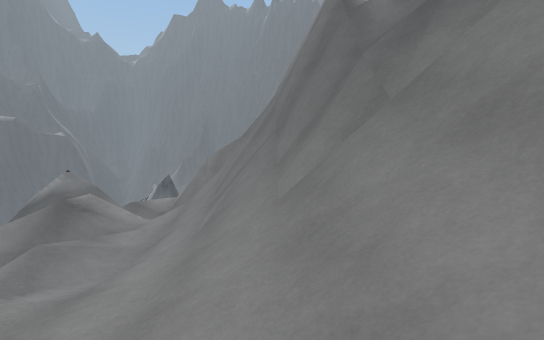
View 1 (above)

23 first-person views from a walk through a 3-D level made in the Unity game engine. The camera is 1.4 m above the floor, tilts 6° down and sees 80° across. The floor is counted in squares, 2 m on a side. Each view is taken from the middle of a square. On the plan, view 1 faces up. The plan holds only what a view shows up to about 10 squares ahead; the rest is blank. The place goes on beyond the plan. The player is left out.

View 2
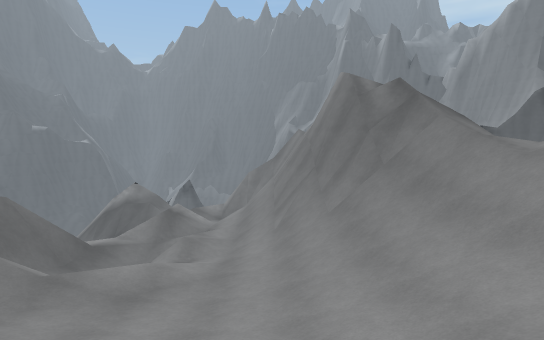

View 3
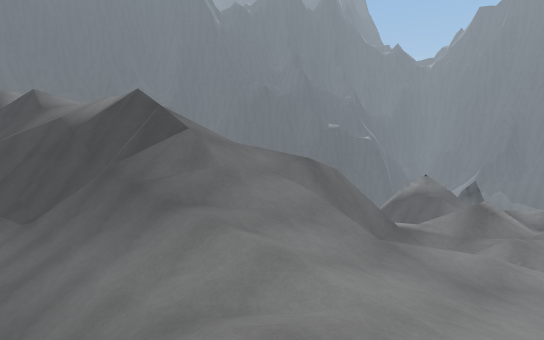

View 4
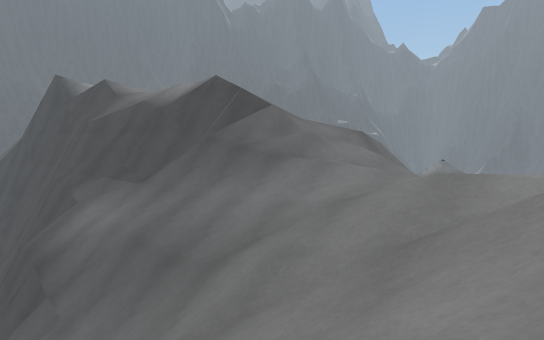

View 5
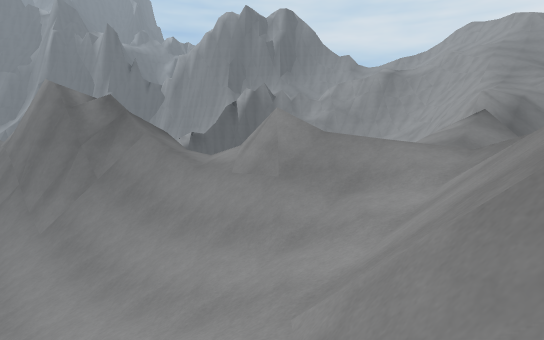

View 6
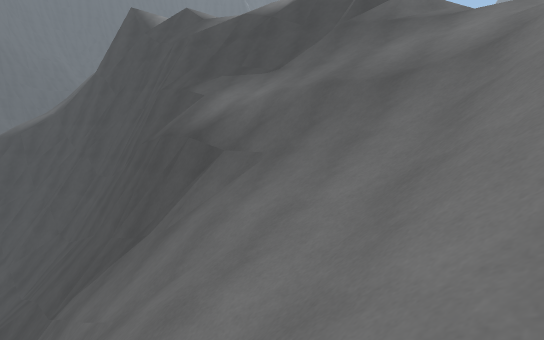

View 7
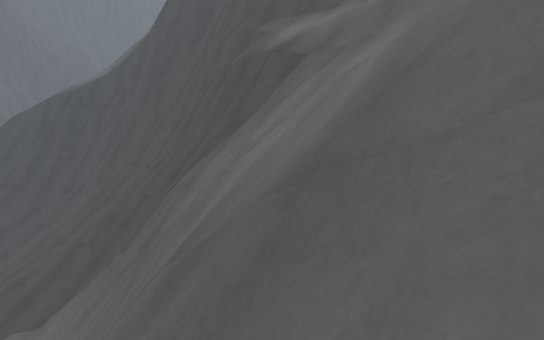

View 8
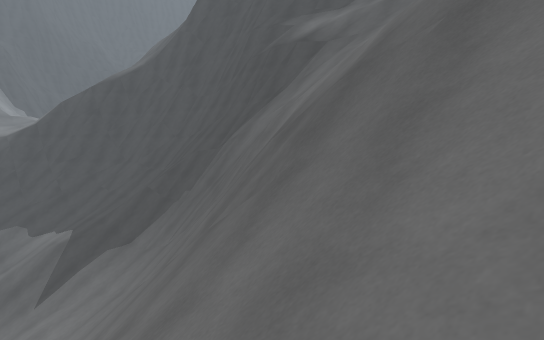

View 9
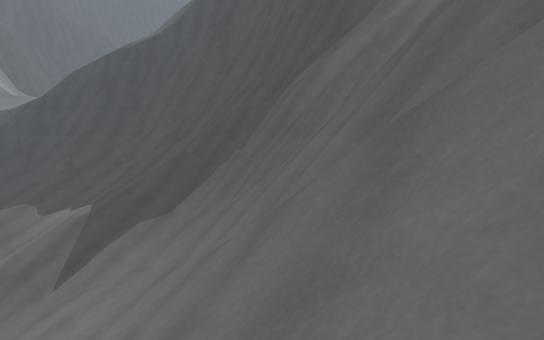

View 10
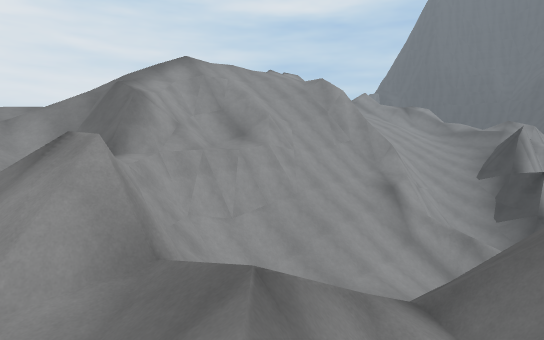

View 11
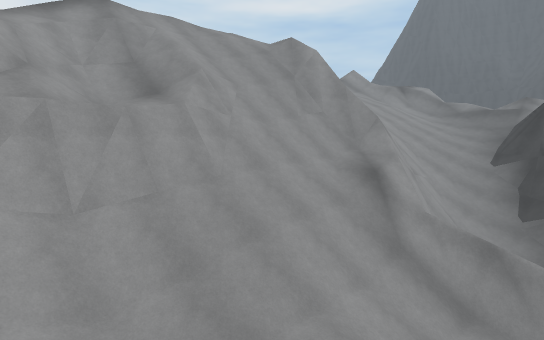

View 12
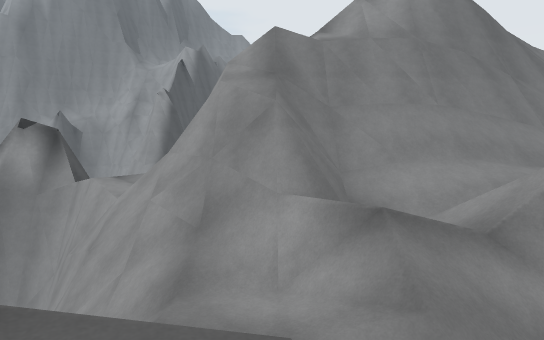

View 13
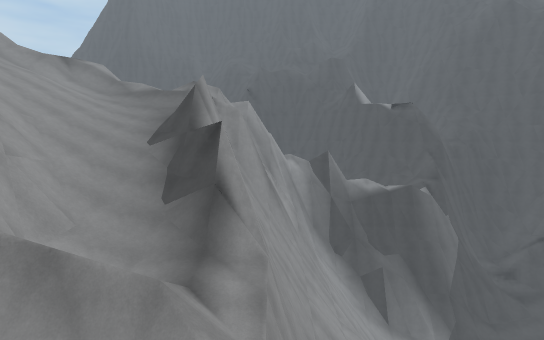

View 14
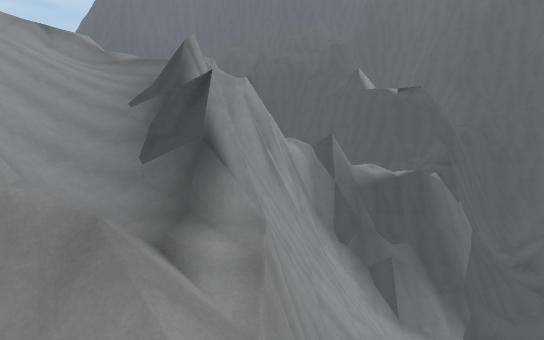

View 15
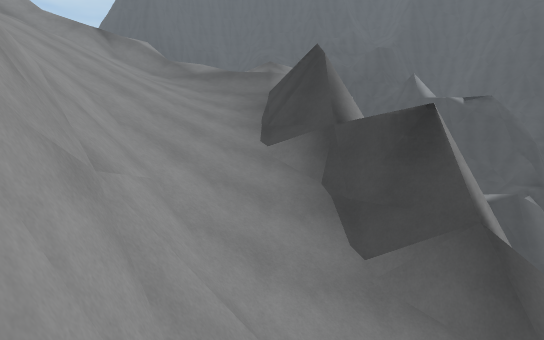

View 16
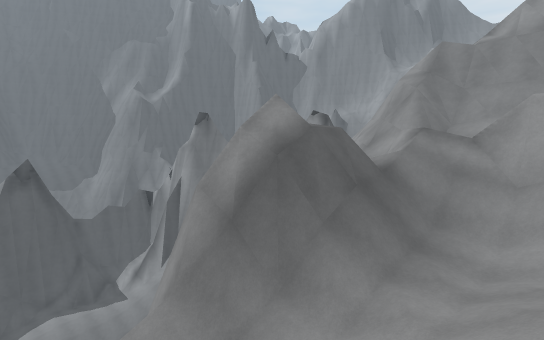

View 17
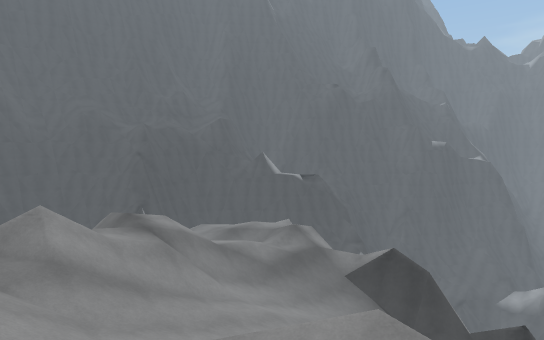

View 18
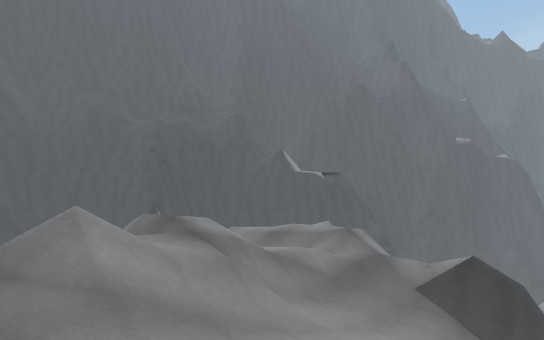

View 19
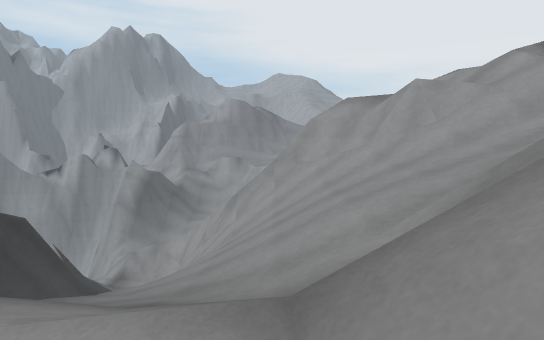

View 20
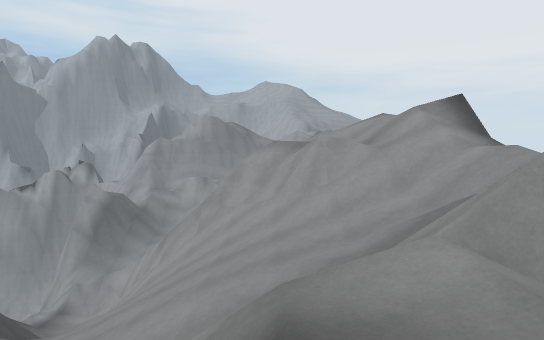

View 21
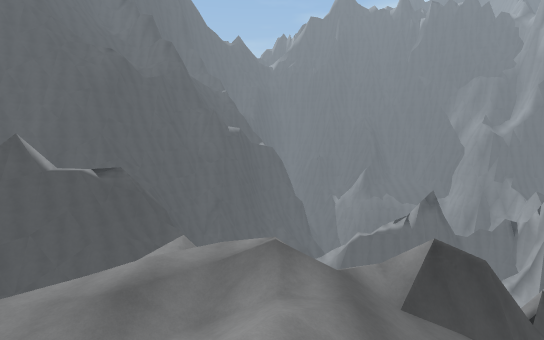

View 22
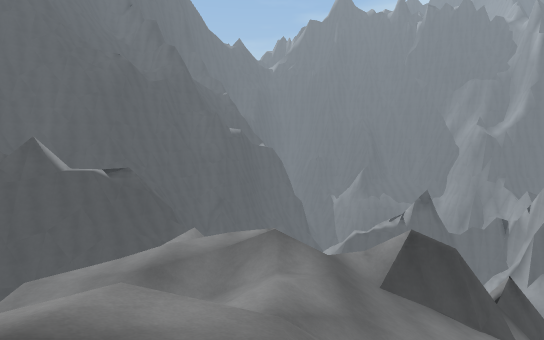

View 23
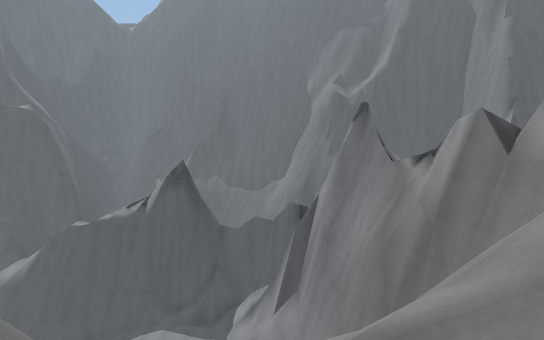

### Floor plan
Key: @ floor where view 1 was taken; # wall or solid block; x gap in a wall; . main floor; : floor 0.75 m higher than the main floor; - floor 0.75 m lower than the main floor; _ floor 3.25 m lower than the main floor; + floor 4 m higher than the main floor; < floor 5.75 m lower than the main floor; / step, stairs or slope; = window, fence, low wall or low ledge; v drop or lower ground.
Columns run from 26 left of view 1 to 7 right of it. Each row starts with its distance up from view 1.
 20                         vv##
 19                         vv##
 18                         vv##
 17                           v#
 16                           v#
 15                          v##
 14                         v##
 13        vvv             ###
 12       vvvvv          x/#=#
 11       vvvvvvv   vxvvv///##
 10       vvvvvvvvvv//#/////###
  9   v   vvvv##//=///#/////###
  8  // vv/v###///=///////////#
  7  //:///##/////////<<//#///#v
  6 v.://///////##///////_=///#v/
  5 v..////////#=///////_#////#v/
  4    /////////##///####///-//#//
  3     ////////##//#///##//-//#=/
  2  v/////////#/=///////#//-/////
  1     //////#//////##////.-/////
  0      =//////////////////./@//=
 -1      /+//////////v=//::://////  +/
 -2         ///v=//##//////// ////  //
 -3            vvvvv/////////////+
 -4               vv//////////=///
 -5             ####vv#//// /
 -6          #######v//////
 -7           /////###v////
 -8          ////////###v///
 -9          //////////##///
-10          ///////////////
-11               //     / /

Positions as (right, up) in squares from view 1, and headings:
1: (0, 0), facing up
2: (-1, -3), facing up
3: (-2, -3), facing up-left
4: (-2, -5), facing up-left
5: (-1, -4), facing up-right
6: (-4, -7), facing up-left
7: (-4, -9), facing up-left
8: (-3, -11), facing up-left
9: (-5, -11), facing up-left
10: (-3, 10), facing down-left
11: (-6, 9), facing down-left
12: (-7, 10), facing right
13: (-9, 10), facing left
14: (-10, 10), facing left
15: (-12, 7), facing left
16: (-12, 6), facing up-right
17: (-15, -1), facing up-left
18: (-17, -1), facing up-left
19: (-23, 4), facing right
20: (-23, 2), facing right
21: (-22, 2), facing up
22: (-22, 1), facing up
23: (-4, 10), facing up
